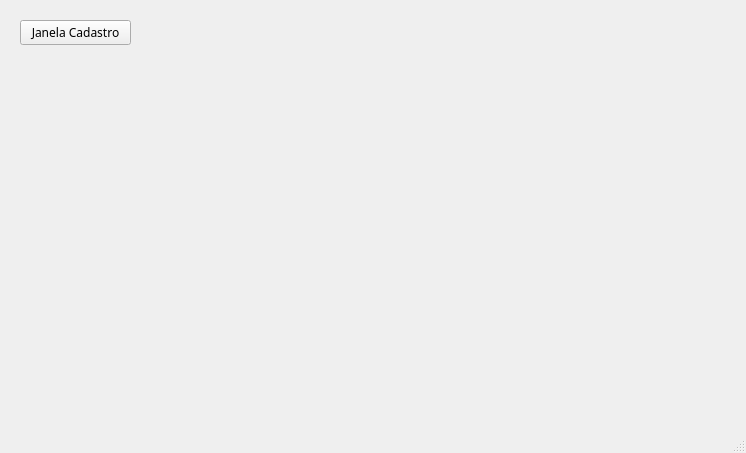
<?xml version="1.0" encoding="UTF-8"?>
<ui version="4.0">
 <class>MainWindow</class>
 <widget class="QMainWindow" name="MainWindow">
  <property name="geometry">
   <rect>
    <x>0</x>
    <y>0</y>
    <width>746</width>
    <height>453</height>
   </rect>
  </property>
  <property name="windowTitle">
   <string>MainWindow</string>
  </property>
  <widget class="QWidget" name="centralwidget">
   <widget class="QPushButton" name="pushButton">
    <property name="geometry">
     <rect>
      <x>20</x>
      <y>20</y>
      <width>111</width>
      <height>25</height>
     </rect>
    </property>
    <property name="font">
     <font>
      <family>AlArabiya</family>
     </font>
    </property>
    <property name="text">
     <string>Janela Cadastro</string>
    </property>
   </widget>
  </widget>
  <widget class="QMenuBar" name="menubar">
   <property name="geometry">
    <rect>
     <x>0</x>
     <y>0</y>
     <width>746</width>
     <height>22</height>
    </rect>
   </property>
  </widget>
  <widget class="QStatusBar" name="statusbar"/>
 </widget>
 <resources/>
 <connections/>
</ui>
